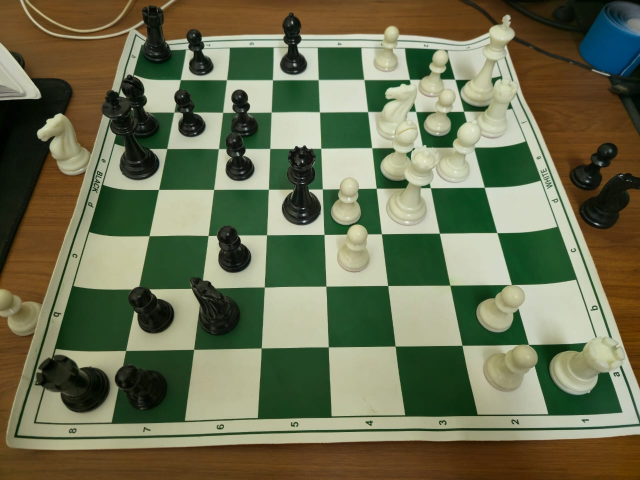
#> input picture 2.jpeg, 1280 x 960 px (shown at 1/2 size)
$ jupyter execute --allow-errors chess_pieces_detection.ipynb   (shell and % lines are left out)
#> lines starting #> are read from the running program, lines starting #| are printed output that depends on the picture; after the words box and inside, x2 and y2 are one past the last pixel; in counts of white or black regions, pixels touching at a corner belong together
<a href="https://colab.research.google.com/github/Teja5164/Chess_pieces_detectionusingYOLOv8/blob/main/chess_pieces_detection.ipynb" target="_parent"></a>

[cell 1]
from google.colab import files

print("Upload your chess piece classification model (.pt):")
uploaded_model = files.upload()
#> the answer given: 1.jpeg
model_path = list(uploaded_model.keys())[0]
print(f"Uploaded model: {model_path}")

print("\nNow upload your chessboard images (.jpg):")
uploaded_images = files.upload()
#> the answer given: 2.jpeg
#> further down, img is the input picture: shape (960, 1280, 3); mean B, G, R 82.1, 111.5, 107.4
image_files = list(uploaded_images.keys())
print(f"Uploaded images: {image_files}")

[cell 2]
from ultralytics import YOLO
import cv2
import numpy as np

#> (the rest of this cell did not finish here and is left out)

[cell 3]
def order_points(pts):
    rect = np.zeros((4, 2), dtype="float32")
    s = pts.sum(axis=1)
    rect[0] = pts[np.argmin(s)]
    rect[2] = pts[np.argmax(s)]
    diff = np.diff(pts, axis=1)
    rect[1] = pts[np.argmin(diff)]
    rect[3] = pts[np.argmax(diff)]
    return rect

def detect_and_warp_board(img):
    gray = cv2.cvtColor(img, cv2.COLOR_BGR2GRAY)
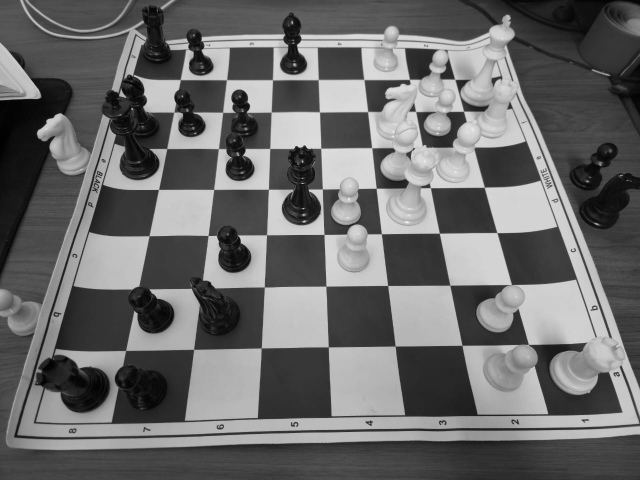
#> gray: shape (960, 1280) (shown at 1/2 size); min 1, max 248, mean 106.9
    blur = cv2.GaussianBlur(gray, (5, 5), 0)
    edges = cv2.Canny(blur, 50, 150)
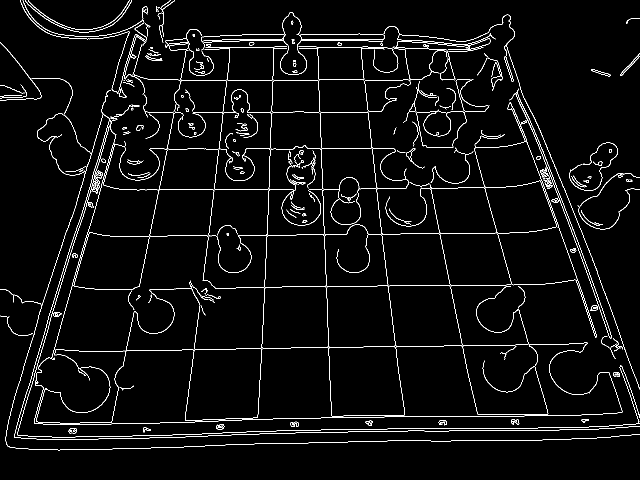
#> edges: shape (960, 1280) (shown at 1/2 size); 3.4% white in thin lines or dots
    contours, _ = cv2.findContours(edges, cv2.RETR_EXTERNAL, cv2.CHAIN_APPROX_SIMPLE)
#> contours = 196 contours, 124 with area under 20; largest, box (x1, y1, x2, y2) and area: (68, 205, 1245, 850) 82189, (147, 148, 648, 580) 48410, (251, 577, 525, 842) 30420, (72, 698, 252, 847) 10925, (640, 224, 744, 298) 7106
    if not contours:
        raise Exception("No board contour found")
    max_contour = max(contours, key=cv2.contourArea)
#> max_contour = contour of 3351 points, box (x1, y1, x2, y2) (68, 205, 1245, 850), area 82189
    peri = cv2.arcLength(max_contour, True)
#> peri = 13009.7
    approx = None
    for eps in np.linspace(0.01, 0.05, 5):
        tmp = cv2.approxPolyDP(max_contour, eps * peri, True)
        if len(tmp) == 4:
            approx = tmp
            break
#> this loop made 5 passes
#> tmp on pass 5: [[1244, 821], [221, 237]]
    if approx is None or len(approx) !=4:
        x,y,w,h = cv2.boundingRect(max_contour)
#> x = 68; y = 205; w = 1177; h = 645
        approx = np.array([[[x,y]],[[x+w,y]],[[x+w,y+h]],[[x,y+h]]], dtype=np.int32)
#> approx = [[68, 205], [1245, 205], [1245, 850], [68, 850]]
    pts = approx.reshape(4,2).astype(np.float32)
#> pts = [[68, 205], [1245, 205], [1245, 850], [68, 850]]
    rect = order_points(pts)
#> in order_points, `s = pts.sum(axis=1)`: s = [273, 1450, 2095, 918]
#> in order_points, `diff = np.diff(pts, axis=1)`: diff = [137, -1040, -395, 782]
#> rect = [[68, 205], [1245, 205], [1245, 850], [68, 850]]
    size = 400
    dst = np.array([[0,0],[size-1,0],[size-1,size-1],[0,size-1]], dtype=np.float32)

    M = cv2.getPerspectiveTransform(rect, dst)
#> M = [[0.339, -1.96e-18, -23.05], [1.14e-17, 0.619, -126.8], [6.05e-20, 0, 1]]
    warped = cv2.warpPerspective(img, M, (size, size))
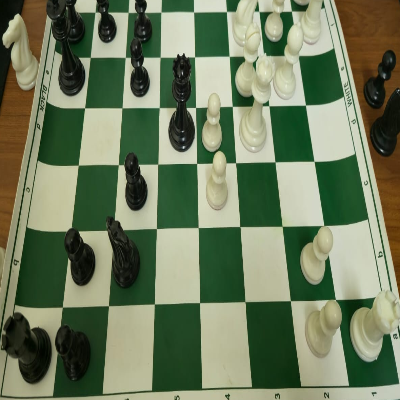
#> warped: shape (400, 400, 3); mean B, G, R 93.7, 123.3, 110.3
    return warped

[cell 4]
def split_board_into_squares(board_img):
    squares = []
    square_size = board_img.shape[0] // 8
#> square_size = 50
    for r in range(8):
        row_squares = []
        for c in range(8):
            sq = board_img[r*square_size:(r+1)*square_size, c*square_size:(c+1)*square_size]
            row_squares.append(sq)
        squares.append(row_squares)
#> after the loop, squares = 8 items
    return squares

[cell 5]
piece_to_fen = {
    'white_king': 'K', 'white_queen': 'Q', 'white_rook': 'R', 'white_bishop': 'B', 'white_knight': 'N', 'white_pawn': 'P',
    'black_king': 'k', 'black_queen': 'q', 'black_rook': 'r', 'black_bishop': 'b', 'black_knight': 'n', 'black_pawn': 'p'
}

def generate_fen(board):
    fen_rows = []
    for row in board:
        fen = ''
        empty = 0
        for sq in row:
            if sq == '.':
                empty += 1
            else:
                if empty > 0:
                    fen += str(empty)
                    empty = 0
                fen += sq
        if empty > 0:
            fen += str(empty)
        fen_rows.append(fen)
    return '/'.join(fen_rows) + ' w - - 0 1'

[cell 6]
for img_file in image_files:
    print(f"Processing {img_file} ...")
    img = cv2.imread(img_file)
    try:
        warped_board = detect_and_warp_board(img)
        squares = split_board_into_squares(warped_board)
#> squares = 8 items
        size = warped_board.shape[0]
#> size = 400
        sq_size = size // 8
#> sq_size = 50

        results = model(warped_board)[0]  # Detect on warped image

        # Initialize empty board
        board = [['.' for _ in range(8)] for __ in range(8)]

        for box in results.boxes.data.cpu().numpy():
            x1, y1, x2, y2, conf, cls = box
            cls = int(cls)
            class_name = results.names[cls]

            cx = (x1 + x2) / 2
            cy = (y1 + y2) / 2

            col = int(cx // sq_size)
            row = int(cy // sq_size)

            fen_char = piece_to_fen.get(class_name, '.')
            if 0 <= row < 8 and 0 <= col < 8:
                board[row][col] = fen_char

        fen = generate_fen(board)
        print(f"FEN for {img_file}: {fen}")

        fen_filename = img_file.rsplit('.', 1)[0] + '.fen'
        with open(fen_filename, 'w') as f:
            f.write(fen)
        print(f"Saved FEN to {fen_filename}\n")

    except Exception as e:
        print(f"Error processing {img_file}: {e}\n")

$ run again, on 3.jpeg
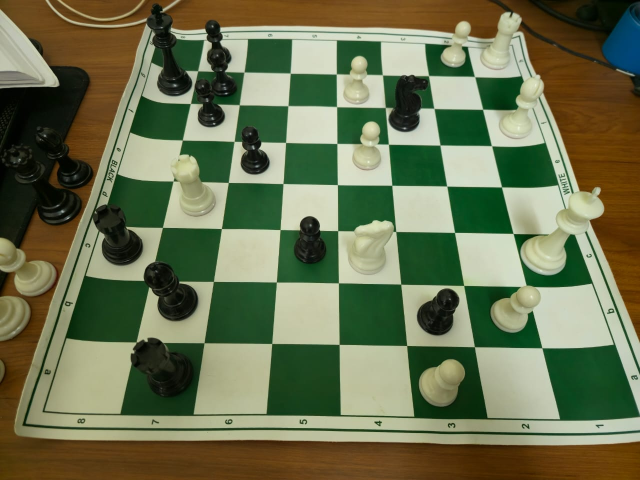
#> input picture 3.jpeg, 1280 x 960 px (shown at 1/2 size)
#> img is the input picture: shape (960, 1280, 3); mean B, G, R 80.4, 113.7, 106.3
#> in detect_and_warp_board, `edges = cv2.Canny(blur, 50, 150)`:
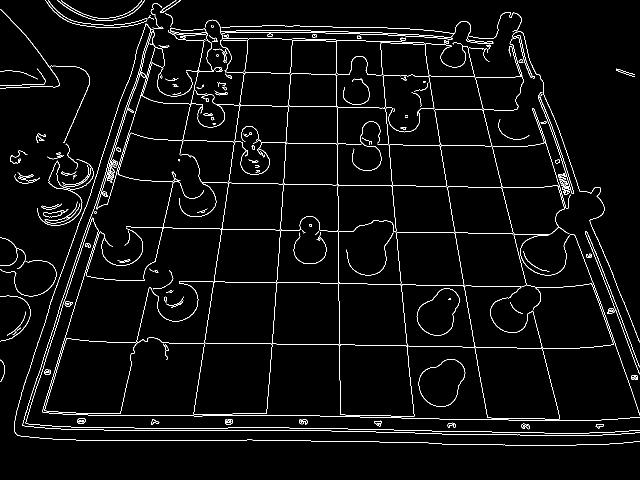
#> edges: shape (960, 1280) (shown at 1/2 size); 3.2% white in thin lines or dots
#> contours = 164 contours, 97 with area under 20; largest, box (x1, y1, x2, y2) and area: (172, 63, 1279, 839) 173998, (446, 76, 850, 151) 11098, (336, 39, 905, 349) 10822, (766, 149, 869, 265) 8627, (837, 718, 931, 814) 6258
#> max_contour = contour of 3839 points, box (x1, y1, x2, y2) (172, 63, 1279, 839), area 173998
#> peri = 13185
#> the loop in detect_and_warp_board, `for eps in np.linspace(0.01, 0.05, 5):` made 5 passes
#> tmp on pass 5: [[1044, 64], [387, 828]]
#> x = 172; y = 63; w = 1107; h = 776
#> approx = [[172, 63], [1279, 63], [1279, 839], [172, 839]]
#> s = [235, 1342, 2118, 1011]
#> diff = [-109, -1216, -440, 667]
#> rect = [[172, 63], [1279, 63], [1279, 839], [172, 839]]
#> M = [[0.36, 1.04e-17, -61.99], [-5.56e-18, 0.514, -32.39], [-2.41e-20, 4.59e-20, 1]]
#> in detect_and_warp_board, `warped = cv2.warpPerspective(img, M, (size, size))`:
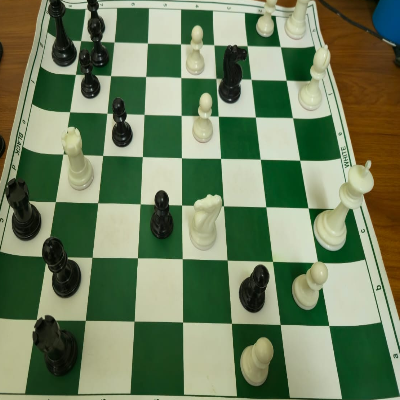
#> warped: shape (400, 400, 3); mean B, G, R 93, 125.8, 109
#> after the loop in split_board_into_squares, `for r in range(8):`: squares = 8 items

$ run again, on 4.jpeg
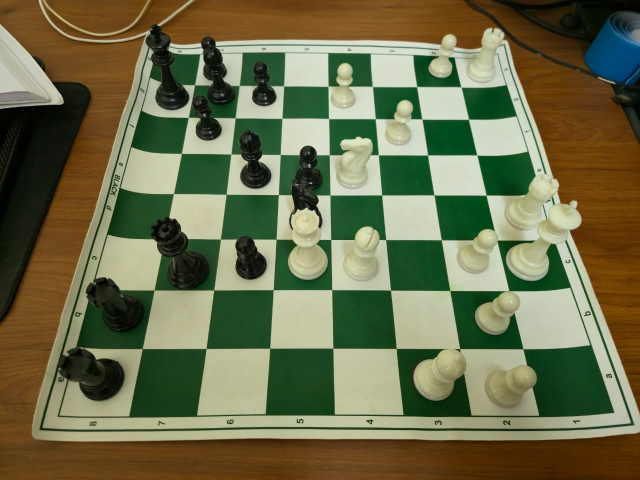
#> input picture 4.jpeg, 1280 x 960 px (shown at 1/2 size)
#> img is the input picture: shape (960, 1280, 3); mean B, G, R 75.3, 109.3, 107.6
#> in detect_and_warp_board, `edges = cv2.Canny(blur, 50, 150)`:
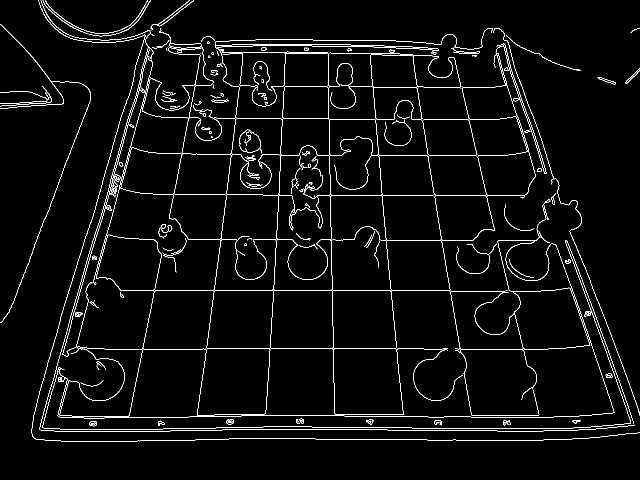
#> edges: shape (960, 1280) (shown at 1/2 size); 3.1% white in thin lines or dots
#> contours = 148 contours, 93 with area under 20; largest, box (x1, y1, x2, y2) and area: (192, 56, 1093, 831) 138788, (119, 693, 287, 833) 10434, (445, 103, 656, 213) 7427, (845, 238, 954, 311) 6753, (565, 172, 658, 238) 5789
#> max_contour = contour of 3550 points, box (x1, y1, x2, y2) (192, 56, 1093, 831), area 138788
#> peri = 15961
#> the loop in detect_and_warp_board, `for eps in np.linspace(0.01, 0.05, 5):` made 5 passes
#> tmp on passes 3 to 5: [[984, 56], [300, 157], [394, 830]], [[984, 56], [394, 830]], [[984, 56], [394, 830]]
#> x = 192; y = 56; w = 901; h = 775
#> approx = [[192, 56], [1093, 56], [1093, 831], [192, 831]]
#> s = [248, 1149, 1924, 1023]
#> diff = [-136, -1037, -262, 639]
#> rect = [[192, 56], [1093, 56], [1093, 831], [192, 831]]
#> M = [[0.443, 1.78e-17, -85.03], [0, 0.515, -28.83], [1.78e-19, 4.6e-20, 1]]
#> in detect_and_warp_board, `warped = cv2.warpPerspective(img, M, (size, size))`:
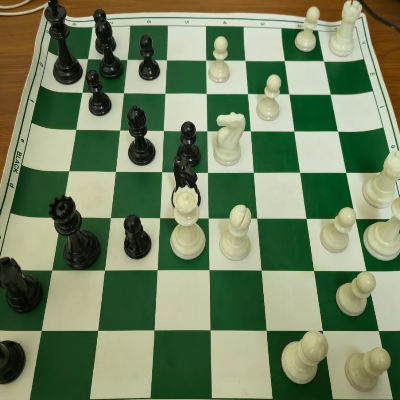
#> warped: shape (400, 400, 3); mean B, G, R 97.3, 130.4, 113.9
#> after the loop in split_board_into_squares, `for r in range(8):`: squares = 8 items

$ run again, on 5.jpeg
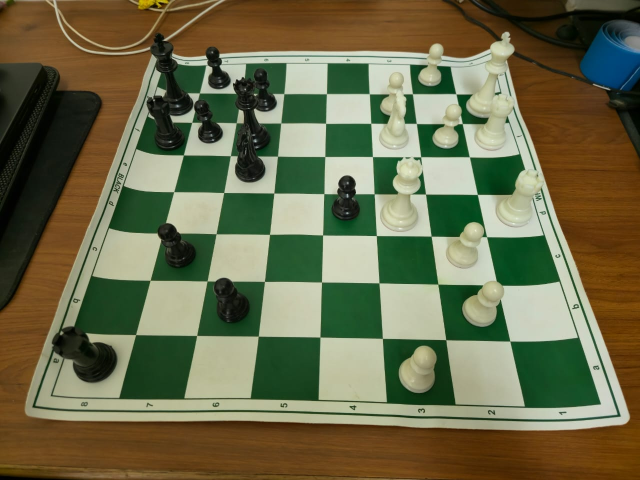
#> input picture 5.jpeg, 1280 x 960 px (shown at 1/2 size)
#> img is the input picture: shape (960, 1280, 3); mean B, G, R 74.4, 106.5, 106.5
#> in detect_and_warp_board, `edges = cv2.Canny(blur, 50, 150)`:
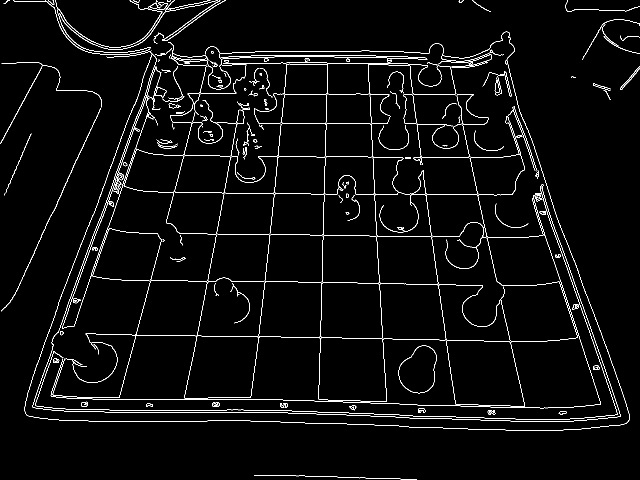
#> edges: shape (960, 1280) (shown at 1/2 size); 3% white in thin lines or dots
#> contours = 166 contours, 107 with area under 20; largest, box (x1, y1, x2, y2) and area: (105, 84, 1155, 813) 279135, (563, 186, 746, 315) 11169, (797, 691, 874, 787) 5309, (739, 188, 781, 248) 1678, (807, 188, 835, 248) 1118
#> max_contour = contour of 3152 points, box (x1, y1, x2, y2) (105, 84, 1155, 813), area 279135
#> peri = 12178.7
#> the loop in detect_and_warp_board, `for eps in np.linspace(0.01, 0.05, 5):` made 3 passes
#> approx on pass 3: [[336, 84], [105, 789], [1049, 812], [1015, 232]]
#> pts = [[336, 84], [105, 789], [1049, 812], [1015, 232]]
#> s = [420, 894, 1861, 1247]
#> diff = [-252, 684, -237, -783]
#> rect = [[336, 84], [1015, 232], [1049, 812], [105, 789]]
#> M = [[0.411, 0.135, -149.5], [-0.149, 0.684, -7.36], [-0.000342, 0.000418, 1]]
#> in detect_and_warp_board, `warped = cv2.warpPerspective(img, M, (size, size))`:
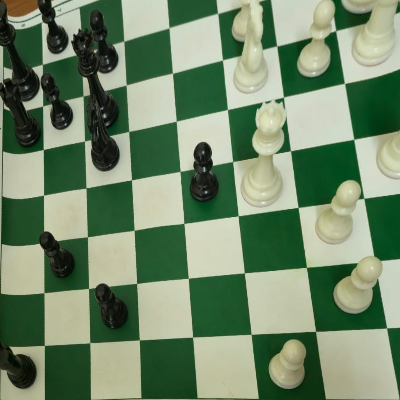
#> warped: shape (400, 400, 3); mean B, G, R 106.3, 136, 113.6
#> after the loop in split_board_into_squares, `for r in range(8):`: squares = 8 items
